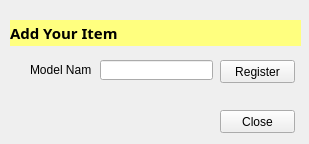
<?xml version="1.0" encoding="UTF-8"?>
<ui version="4.0">
 <class>Form_ModelReg</class>
 <widget class="QWidget" name="Form_ModelReg">
  <property name="geometry">
   <rect>
    <x>0</x>
    <y>0</y>
    <width>309</width>
    <height>144</height>
   </rect>
  </property>
  <property name="windowTitle">
   <string>Model Register</string>
  </property>
  <widget class="QLabel" name="label">
   <property name="geometry">
    <rect>
     <x>30</x>
     <y>50</y>
     <width>61</width>
     <height>40</height>
    </rect>
   </property>
   <property name="text">
    <string>Model Name</string>
   </property>
  </widget>
  <widget class="QLineEdit" name="lineEdit">
   <property name="geometry">
    <rect>
     <x>100</x>
     <y>60</y>
     <width>113</width>
     <height>20</height>
    </rect>
   </property>
  </widget>
  <widget class="QPushButton" name="pushButton_ModelRegister">
   <property name="geometry">
    <rect>
     <x>220</x>
     <y>60</y>
     <width>75</width>
     <height>23</height>
    </rect>
   </property>
   <property name="text">
    <string>Register</string>
   </property>
  </widget>
  <widget class="QLabel" name="label_3">
   <property name="geometry">
    <rect>
     <x>10</x>
     <y>20</y>
     <width>291</width>
     <height>26</height>
    </rect>
   </property>
   <property name="palette">
    <palette>
     <active>
      <colorrole role="WindowText">
       <brush brushstyle="SolidPattern">
        <color alpha="255">
         <red>0</red>
         <green>0</green>
         <blue>0</blue>
        </color>
       </brush>
      </colorrole>
      <colorrole role="Button">
       <brush brushstyle="SolidPattern">
        <color alpha="255">
         <red>255</red>
         <green>255</green>
         <blue>127</blue>
        </color>
       </brush>
      </colorrole>
      <colorrole role="Light">
       <brush brushstyle="SolidPattern">
        <color alpha="255">
         <red>255</red>
         <green>255</green>
         <blue>255</blue>
        </color>
       </brush>
      </colorrole>
      <colorrole role="Midlight">
       <brush brushstyle="SolidPattern">
        <color alpha="255">
         <red>255</red>
         <green>255</green>
         <blue>191</blue>
        </color>
       </brush>
      </colorrole>
      <colorrole role="Dark">
       <brush brushstyle="SolidPattern">
        <color alpha="255">
         <red>127</red>
         <green>127</green>
         <blue>63</blue>
        </color>
       </brush>
      </colorrole>
      <colorrole role="Mid">
       <brush brushstyle="SolidPattern">
        <color alpha="255">
         <red>170</red>
         <green>170</green>
         <blue>84</blue>
        </color>
       </brush>
      </colorrole>
      <colorrole role="Text">
       <brush brushstyle="SolidPattern">
        <color alpha="255">
         <red>0</red>
         <green>0</green>
         <blue>0</blue>
        </color>
       </brush>
      </colorrole>
      <colorrole role="BrightText">
       <brush brushstyle="SolidPattern">
        <color alpha="255">
         <red>255</red>
         <green>255</green>
         <blue>255</blue>
        </color>
       </brush>
      </colorrole>
      <colorrole role="ButtonText">
       <brush brushstyle="SolidPattern">
        <color alpha="255">
         <red>0</red>
         <green>0</green>
         <blue>0</blue>
        </color>
       </brush>
      </colorrole>
      <colorrole role="Base">
       <brush brushstyle="SolidPattern">
        <color alpha="255">
         <red>255</red>
         <green>255</green>
         <blue>255</blue>
        </color>
       </brush>
      </colorrole>
      <colorrole role="Window">
       <brush brushstyle="SolidPattern">
        <color alpha="255">
         <red>255</red>
         <green>255</green>
         <blue>127</blue>
        </color>
       </brush>
      </colorrole>
      <colorrole role="Shadow">
       <brush brushstyle="SolidPattern">
        <color alpha="255">
         <red>0</red>
         <green>0</green>
         <blue>0</blue>
        </color>
       </brush>
      </colorrole>
      <colorrole role="AlternateBase">
       <brush brushstyle="SolidPattern">
        <color alpha="255">
         <red>255</red>
         <green>255</green>
         <blue>191</blue>
        </color>
       </brush>
      </colorrole>
      <colorrole role="ToolTipBase">
       <brush brushstyle="SolidPattern">
        <color alpha="255">
         <red>255</red>
         <green>255</green>
         <blue>220</blue>
        </color>
       </brush>
      </colorrole>
      <colorrole role="ToolTipText">
       <brush brushstyle="SolidPattern">
        <color alpha="255">
         <red>0</red>
         <green>0</green>
         <blue>0</blue>
        </color>
       </brush>
      </colorrole>
     </active>
     <inactive>
      <colorrole role="WindowText">
       <brush brushstyle="SolidPattern">
        <color alpha="255">
         <red>0</red>
         <green>0</green>
         <blue>0</blue>
        </color>
       </brush>
      </colorrole>
      <colorrole role="Button">
       <brush brushstyle="SolidPattern">
        <color alpha="255">
         <red>255</red>
         <green>255</green>
         <blue>127</blue>
        </color>
       </brush>
      </colorrole>
      <colorrole role="Light">
       <brush brushstyle="SolidPattern">
        <color alpha="255">
         <red>255</red>
         <green>255</green>
         <blue>255</blue>
        </color>
       </brush>
      </colorrole>
      <colorrole role="Midlight">
       <brush brushstyle="SolidPattern">
        <color alpha="255">
         <red>255</red>
         <green>255</green>
         <blue>191</blue>
        </color>
       </brush>
      </colorrole>
      <colorrole role="Dark">
       <brush brushstyle="SolidPattern">
        <color alpha="255">
         <red>127</red>
         <green>127</green>
         <blue>63</blue>
        </color>
       </brush>
      </colorrole>
      <colorrole role="Mid">
       <brush brushstyle="SolidPattern">
        <color alpha="255">
         <red>170</red>
         <green>170</green>
         <blue>84</blue>
        </color>
       </brush>
      </colorrole>
      <colorrole role="Text">
       <brush brushstyle="SolidPattern">
        <color alpha="255">
         <red>0</red>
         <green>0</green>
         <blue>0</blue>
        </color>
       </brush>
      </colorrole>
      <colorrole role="BrightText">
       <brush brushstyle="SolidPattern">
        <color alpha="255">
         <red>255</red>
         <green>255</green>
         <blue>255</blue>
        </color>
       </brush>
      </colorrole>
      <colorrole role="ButtonText">
       <brush brushstyle="SolidPattern">
        <color alpha="255">
         <red>0</red>
         <green>0</green>
         <blue>0</blue>
        </color>
       </brush>
      </colorrole>
      <colorrole role="Base">
       <brush brushstyle="SolidPattern">
        <color alpha="255">
         <red>255</red>
         <green>255</green>
         <blue>255</blue>
        </color>
       </brush>
      </colorrole>
      <colorrole role="Window">
       <brush brushstyle="SolidPattern">
        <color alpha="255">
         <red>255</red>
         <green>255</green>
         <blue>127</blue>
        </color>
       </brush>
      </colorrole>
      <colorrole role="Shadow">
       <brush brushstyle="SolidPattern">
        <color alpha="255">
         <red>0</red>
         <green>0</green>
         <blue>0</blue>
        </color>
       </brush>
      </colorrole>
      <colorrole role="AlternateBase">
       <brush brushstyle="SolidPattern">
        <color alpha="255">
         <red>255</red>
         <green>255</green>
         <blue>191</blue>
        </color>
       </brush>
      </colorrole>
      <colorrole role="ToolTipBase">
       <brush brushstyle="SolidPattern">
        <color alpha="255">
         <red>255</red>
         <green>255</green>
         <blue>220</blue>
        </color>
       </brush>
      </colorrole>
      <colorrole role="ToolTipText">
       <brush brushstyle="SolidPattern">
        <color alpha="255">
         <red>0</red>
         <green>0</green>
         <blue>0</blue>
        </color>
       </brush>
      </colorrole>
     </inactive>
     <disabled>
      <colorrole role="WindowText">
       <brush brushstyle="SolidPattern">
        <color alpha="255">
         <red>127</red>
         <green>127</green>
         <blue>63</blue>
        </color>
       </brush>
      </colorrole>
      <colorrole role="Button">
       <brush brushstyle="SolidPattern">
        <color alpha="255">
         <red>255</red>
         <green>255</green>
         <blue>127</blue>
        </color>
       </brush>
      </colorrole>
      <colorrole role="Light">
       <brush brushstyle="SolidPattern">
        <color alpha="255">
         <red>255</red>
         <green>255</green>
         <blue>255</blue>
        </color>
       </brush>
      </colorrole>
      <colorrole role="Midlight">
       <brush brushstyle="SolidPattern">
        <color alpha="255">
         <red>255</red>
         <green>255</green>
         <blue>191</blue>
        </color>
       </brush>
      </colorrole>
      <colorrole role="Dark">
       <brush brushstyle="SolidPattern">
        <color alpha="255">
         <red>127</red>
         <green>127</green>
         <blue>63</blue>
        </color>
       </brush>
      </colorrole>
      <colorrole role="Mid">
       <brush brushstyle="SolidPattern">
        <color alpha="255">
         <red>170</red>
         <green>170</green>
         <blue>84</blue>
        </color>
       </brush>
      </colorrole>
      <colorrole role="Text">
       <brush brushstyle="SolidPattern">
        <color alpha="255">
         <red>127</red>
         <green>127</green>
         <blue>63</blue>
        </color>
       </brush>
      </colorrole>
      <colorrole role="BrightText">
       <brush brushstyle="SolidPattern">
        <color alpha="255">
         <red>255</red>
         <green>255</green>
         <blue>255</blue>
        </color>
       </brush>
      </colorrole>
      <colorrole role="ButtonText">
       <brush brushstyle="SolidPattern">
        <color alpha="255">
         <red>127</red>
         <green>127</green>
         <blue>63</blue>
        </color>
       </brush>
      </colorrole>
      <colorrole role="Base">
       <brush brushstyle="SolidPattern">
        <color alpha="255">
         <red>255</red>
         <green>255</green>
         <blue>127</blue>
        </color>
       </brush>
      </colorrole>
      <colorrole role="Window">
       <brush brushstyle="SolidPattern">
        <color alpha="255">
         <red>255</red>
         <green>255</green>
         <blue>127</blue>
        </color>
       </brush>
      </colorrole>
      <colorrole role="Shadow">
       <brush brushstyle="SolidPattern">
        <color alpha="255">
         <red>0</red>
         <green>0</green>
         <blue>0</blue>
        </color>
       </brush>
      </colorrole>
      <colorrole role="AlternateBase">
       <brush brushstyle="SolidPattern">
        <color alpha="255">
         <red>255</red>
         <green>255</green>
         <blue>127</blue>
        </color>
       </brush>
      </colorrole>
      <colorrole role="ToolTipBase">
       <brush brushstyle="SolidPattern">
        <color alpha="255">
         <red>255</red>
         <green>255</green>
         <blue>220</blue>
        </color>
       </brush>
      </colorrole>
      <colorrole role="ToolTipText">
       <brush brushstyle="SolidPattern">
        <color alpha="255">
         <red>0</red>
         <green>0</green>
         <blue>0</blue>
        </color>
       </brush>
      </colorrole>
     </disabled>
    </palette>
   </property>
   <property name="font">
    <font>
     <family>Segoe Print</family>
     <pointsize>11</pointsize>
     <weight>75</weight>
     <italic>false</italic>
     <bold>true</bold>
     <underline>false</underline>
     <stylestrategy>PreferDefault</stylestrategy>
     <kerning>true</kerning>
    </font>
   </property>
   <property name="autoFillBackground">
    <bool>true</bool>
   </property>
   <property name="text">
    <string>Add Your Item</string>
   </property>
  </widget>
  <widget class="QPushButton" name="pushButton_ModelRegister_2">
   <property name="geometry">
    <rect>
     <x>220</x>
     <y>110</y>
     <width>75</width>
     <height>23</height>
    </rect>
   </property>
   <property name="text">
    <string>Close</string>
   </property>
  </widget>
 </widget>
 <resources/>
 <connections/>
</ui>
